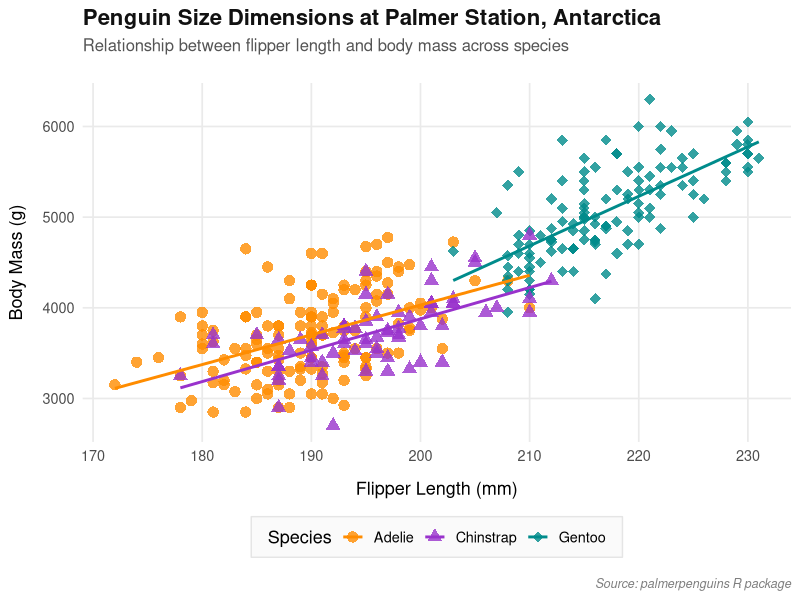

Reproduce this figure in R.
## ---- chunk 1
#| echo: false
#| message: false
library(tidyverse)
library(palmerpenguins)
## ---- chunk 2
#| echo: false
# Install packages if you haven't already
# install.packages(c("tidyverse", "palmerpenguins"))

library(tidyverse)
library(palmerpenguins)

# Remove missing values and generate the visualization
penguins %>%
  filter(!is.na(flipper_length_mm), !is.na(body_mass_g)) %>%
  ggplot(aes(x = flipper_length_mm, y = body_mass_g, color = species, shape = species)) +
  # Add points with high visibility and subtle transparency
  geom_point(alpha = 0.8, size = 3.5) +
  # Add linear trend lines per species to highlight structural differences
  geom_smooth(method = "lm", se = FALSE, size = 1, alpha = 0.7) +
  # Apply a high-contrast, colorblind-friendly palette matching the official package art
  scale_color_manual(values = c("Adelie" = "#FF8C00", "Chinstrap" = "#9932CC", "Gentoo" = "#008B8B")) +
  scale_shape_manual(values = c("Adelie" = 16, "Chinstrap" = 17, "Gentoo" = 18)) +
  # Add clear, descriptive documentation labels
  labs(
    title = "Penguin Size Dimensions at Palmer Station, Antarctica",
    subtitle = "Relationship between flipper length and body mass across species",
    x = "Flipper Length (mm)",
    y = "Body Mass (g)",
    color = "Species",
    shape = "Species",
    caption = "Source: palmerpenguins R package"
  ) +
  # Use a minimal foundation theme for a clean look
  theme_minimal(base_size = 13) +
  # Customize typography and layout details
  theme(
    plot.title = element_text(face = "bold", size = 16, color = "#111111", margin = margin(b = 6)),
    plot.subtitle = element_text(size = 12, color = "#555555", margin = margin(b = 20)),
    plot.caption = element_text(size = 9, color = "gray50", face = "italic", margin = margin(t = 15)),
    legend.position = "bottom",
    legend.background = element_rect(fill = "#FAFAFA", color = "gray90", size = 0.5),
    legend.margin = margin(6, 12, 6, 12),
    panel.grid.major = element_line(color = "#EAEAEA"),
    panel.grid.minor = element_blank(),
    axis.title.x = element_text(margin = margin(t = 12)),
    axis.title.y = element_text(margin = margin(r = 12))
  )
